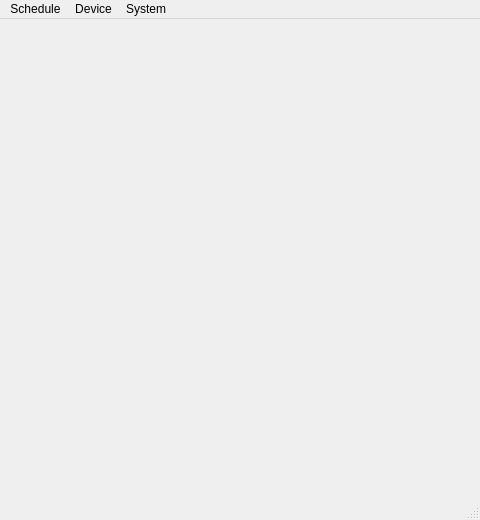
<?xml version="1.0" encoding="UTF-8"?>
<ui version="4.0">
 <class>MainWindow</class>
 <widget class="QMainWindow" name="MainWindow">
  <property name="geometry">
   <rect>
    <x>0</x>
    <y>0</y>
    <width>480</width>
    <height>520</height>
   </rect>
  </property>
  <property name="windowTitle">
   <string>Select COM Port</string>
  </property>
  <property name="windowIcon">
   <iconset>
    <normaloff>../timer.ico</normaloff>../timer.ico</iconset>
  </property>
  <property name="documentMode">
   <bool>false</bool>
  </property>
  <widget class="QWidget" name="centralwidget">
   <layout class="QVBoxLayout" name="verticalLayout">
    <item>
     <widget class="QStackedWidget" name="stack"/>
    </item>
   </layout>
  </widget>
  <widget class="QMenuBar" name="menubar">
   <property name="geometry">
    <rect>
     <x>0</x>
     <y>0</y>
     <width>480</width>
     <height>21</height>
    </rect>
   </property>
   <widget class="QMenu" name="menuTimer">
    <property name="title">
     <string>Device</string>
    </property>
    <addaction name="actionInfo"/>
    <addaction name="actionStart_Timer"/>
    <addaction name="actionStop_Timer"/>
    <addaction name="separator"/>
    <addaction name="actionManual"/>
   </widget>
   <widget class="QMenu" name="menuSystem">
    <property name="title">
     <string>System</string>
    </property>
    <addaction name="actionSet_Date"/>
    <addaction name="actionSet_Info"/>
   </widget>
   <widget class="QMenu" name="menuSchedule">
    <property name="title">
     <string>Schedule</string>
    </property>
    <addaction name="actionNew"/>
    <addaction name="actionSave"/>
    <addaction name="actionLoad"/>
    <addaction name="separator"/>
    <addaction name="actionRead_from_Device"/>
    <addaction name="actionWrite_to_Device"/>
   </widget>
   <addaction name="menuSchedule"/>
   <addaction name="menuTimer"/>
   <addaction name="menuSystem"/>
  </widget>
  <widget class="QStatusBar" name="statusbar"/>
  <action name="actionInfo">
   <property name="text">
    <string>Info</string>
   </property>
   <property name="toolTip">
    <string>Read information from the device</string>
   </property>
  </action>
  <action name="actionStart_Timer">
   <property name="text">
    <string>Start Timer</string>
   </property>
   <property name="toolTip">
    <string>Start the timer</string>
   </property>
  </action>
  <action name="actionStop_Timer">
   <property name="text">
    <string>Stop Timer</string>
   </property>
   <property name="toolTip">
    <string>Stop the timer</string>
   </property>
  </action>
  <action name="actionSet_Date">
   <property name="text">
    <string>Set Device Date</string>
   </property>
   <property name="toolTip">
    <string>Synchronize device date with the computer</string>
   </property>
  </action>
  <action name="actionSet_Info">
   <property name="enabled">
    <bool>false</bool>
   </property>
   <property name="text">
    <string>Set Device Info</string>
   </property>
   <property name="toolTip">
    <string>Write device info</string>
   </property>
  </action>
  <action name="actionVerbose">
   <property name="text">
    <string>Verbose</string>
   </property>
  </action>
  <action name="actionRead_from_Device">
   <property name="text">
    <string>Read from Device</string>
   </property>
   <property name="toolTip">
    <string>Read actions from the device</string>
   </property>
  </action>
  <action name="actionWrite_to_Device">
   <property name="text">
    <string>Write to Device</string>
   </property>
   <property name="toolTip">
    <string>Write actions to the device</string>
   </property>
  </action>
  <action name="actionSave">
   <property name="text">
    <string>Save</string>
   </property>
   <property name="toolTip">
    <string>Save the current schedule</string>
   </property>
  </action>
  <action name="actionLoad">
   <property name="text">
    <string>Load</string>
   </property>
   <property name="toolTip">
    <string>Load a schedule</string>
   </property>
  </action>
  <action name="actionNew">
   <property name="text">
    <string>New</string>
   </property>
   <property name="toolTip">
    <string>Create a new schedule</string>
   </property>
  </action>
  <action name="actionManual">
   <property name="text">
    <string>Manual</string>
   </property>
   <property name="toolTip">
    <string>Manually operate a switch</string>
   </property>
  </action>
 </widget>
 <resources/>
 <connections/>
</ui>
